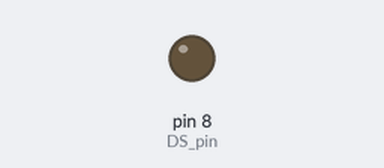
Simulated run of this sketch. Board: Arduino Uno, built with avr-gcc and run on an emulated ATmega328P. Parts: output pins drawn as LEDs (lit = HIGH). Pins used as bus, display or sensor lines are not drawn.

Above: at 0.1 s.
At 1.1 s:
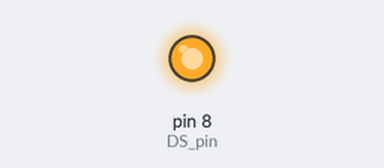
Timing chart, 0 to 2.6 s (numbered marks = the images above):
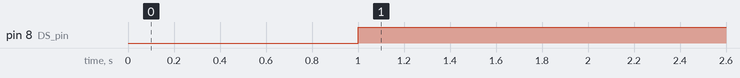

Measured:
- by itself, pin 8 (DS_pin): LOW → HIGH at 1.0 s

The sketch:

Register_Testb.ino
```cpp
int DS_pin = 8;
int STCP_pin = 9;
int SHCP_pin = 10;

void setup()
{
  pinMode(DS_pin,OUTPUT);
    pinMode(STCP_pin,OUTPUT);
      pinMode(SHCP_pin,OUTPUT);

  writereg();

}

boolean registers[8];

void writereg()
{

digitalWrite(SHCP_pin,LOW);

  for (int i = 7; i >=0; i--)
    {
      digitalWrite(STCP_pin,LOW);
      digitalWrite(DS_pin,registers[i]);
      digitalWrite(STCP_pin,HIGH);
    }
  digitalWrite(STCP_pin,HIGH);

}

void loop()
{
  for (int i = 0; i<9; i++)

  {
    registers[i]=HIGH;
    delay(1000);
    writereg();
  }
  for(int i = 8; i>0; i++)
  {
    registers[i]=LOW;
    delay(100);
    writereg();

  }
}
```
